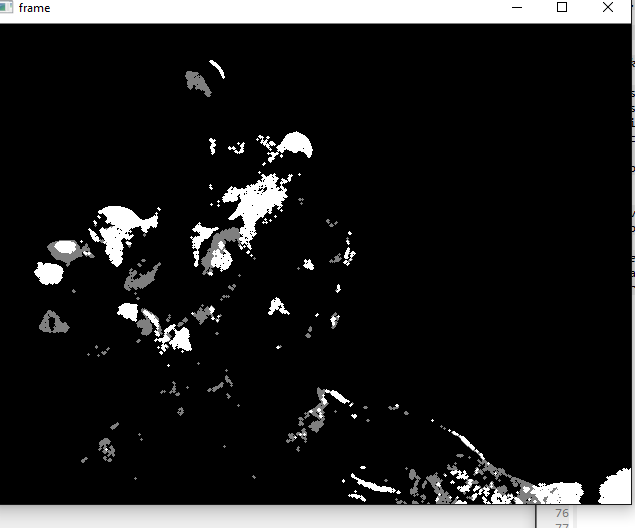
#> input picture image.png, 644 x 528 px, given in place of the camera
$ python backgroundsubtractor.py
#> lines starting #> are read from the running program, lines starting #| are printed output that depends on the picture; after the words box and inside, x2 and y2 are one past the last pixel; in counts of white or black regions, pixels touching at a corner belong together
# -*- coding: utf-8 -*-
"""
Created on Thu Jun 28 18:02:33 2018

@author: dhruv_dzb8kxe
"""


import cv2
import numpy as np

# Our sketch generating function
def sketch(image):
    # Convert image to grayscale
    img_gray = cv2.cvtColor(image, cv2.COLOR_BGR2GRAY)

    # Clean up image using Guassian Blur
    img_gray_blur = cv2.GaussianBlur(img_gray, (5,5), 0)

    # Extract edges
    canny_edges = cv2.Canny(img_gray_blur, 10, 70)

    # Do an invert binarize the image
    ret, mask = cv2.threshold(canny_edges, 70, 255, cv2.THRESH_BINARY_INV)
    return mask


# Initialize webcam, cap is the object provided by VideoCapture
# It contains a boolean indicating if it was sucessful (ret)
# It also contains the images collected from the webcam (frame)
cap = cv2.VideoCapture(0)
kernel = cv2.getStructuringElement(cv2.MORPH_ELLIPSE,(3,3))
fgbg = cv2.createBackgroundSubtractorMOG2()

while True:
    #ret, frame = cap.read()
    #cv2.imshow('Our Live Sketcher', sketch(frame))

    ret, frame = cap.read()
#> frame is the input picture: shape (528, 644, 3); mean B, G, R 35.2, 35.2, 35.2

    #BackgroundSubtractorGMG()

    fgmask = fgbg.apply(frame)
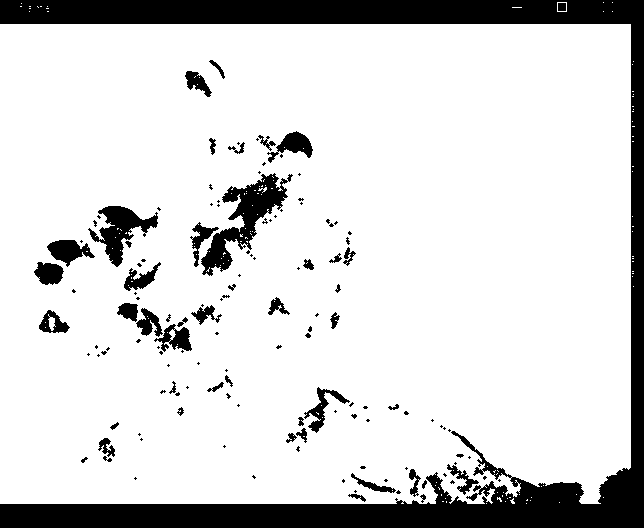
#> fgmask: shape (528, 644); values 127 (black) and 255 (white), 84.2% white; 137 black regions (88 under 20 px), largest, box (x1, y1, x2, y2) and area: (0, 0, 644, 528) 40637, (201, 173, 293, 276) 2984, (88, 206, 158, 267) 1654
    fgmask = cv2.morphologyEx(fgmask, cv2.MORPH_OPEN, kernel)
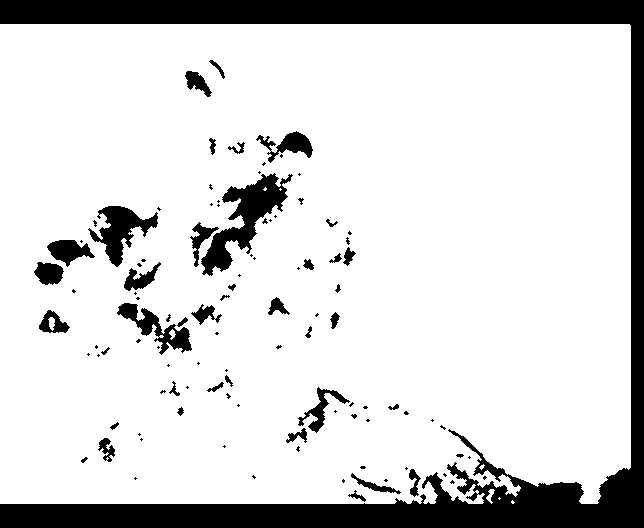
#> fgmask: shape (528, 644); values 127 (black) and 255 (white), 84% white; 105 black regions (62 under 20 px), largest, box (x1, y1, x2, y2) and area: (0, 0, 644, 528) 41363, (201, 173, 293, 276) 3162, (88, 206, 158, 267) 1732
    cv2.imshow('frame',fgmask)
    k = cv2.waitKey(30) & 0xff
#> (key Esc is pressed here)
    if k == 27:
        break


    if cv2.waitKey(1) == 13: #13 is the Enter Key
        break

# Release camera and close windows
cap.release()
cv2.destroyAllWindows()
